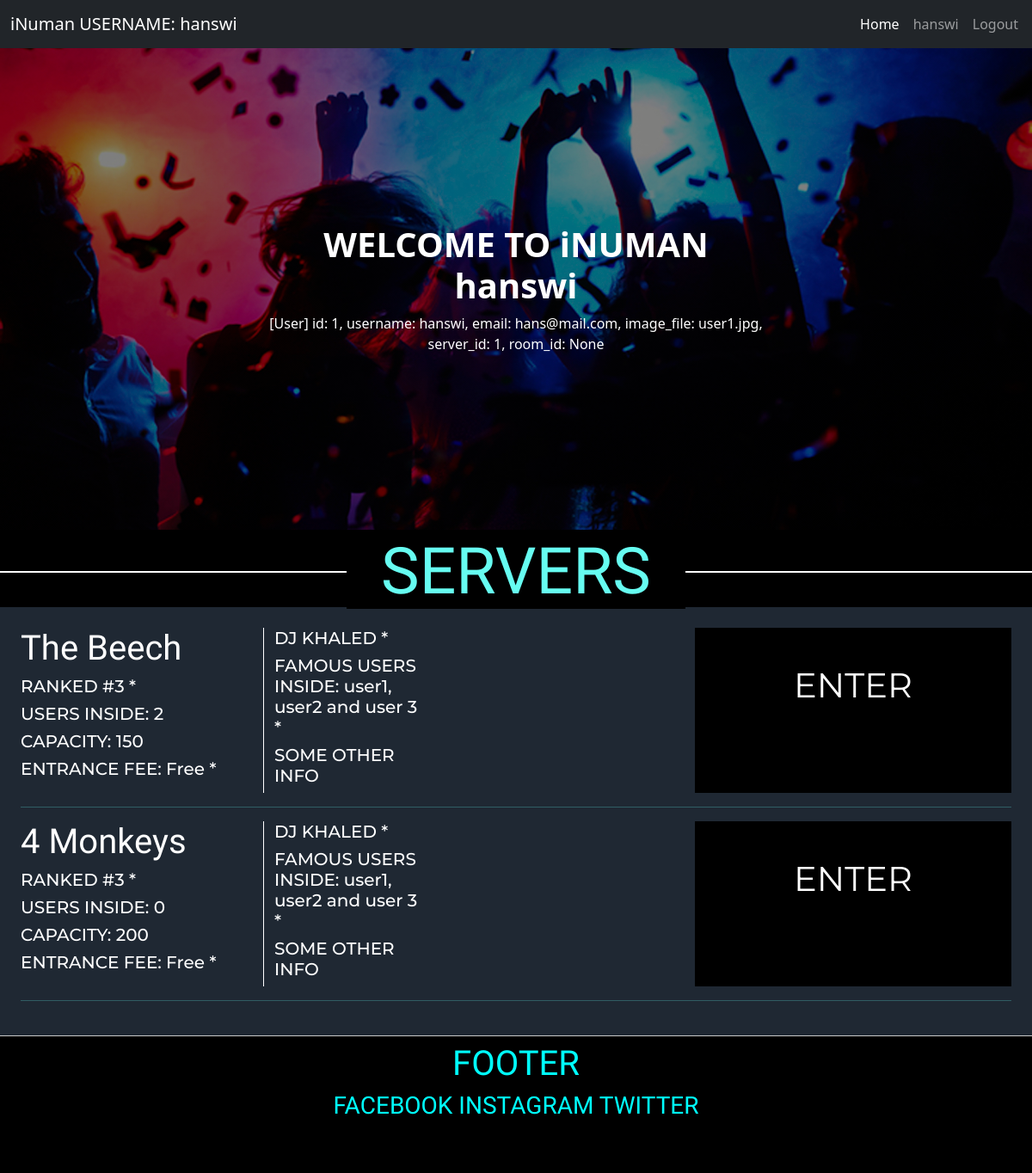
Page / (signed in) on the earlier database version.
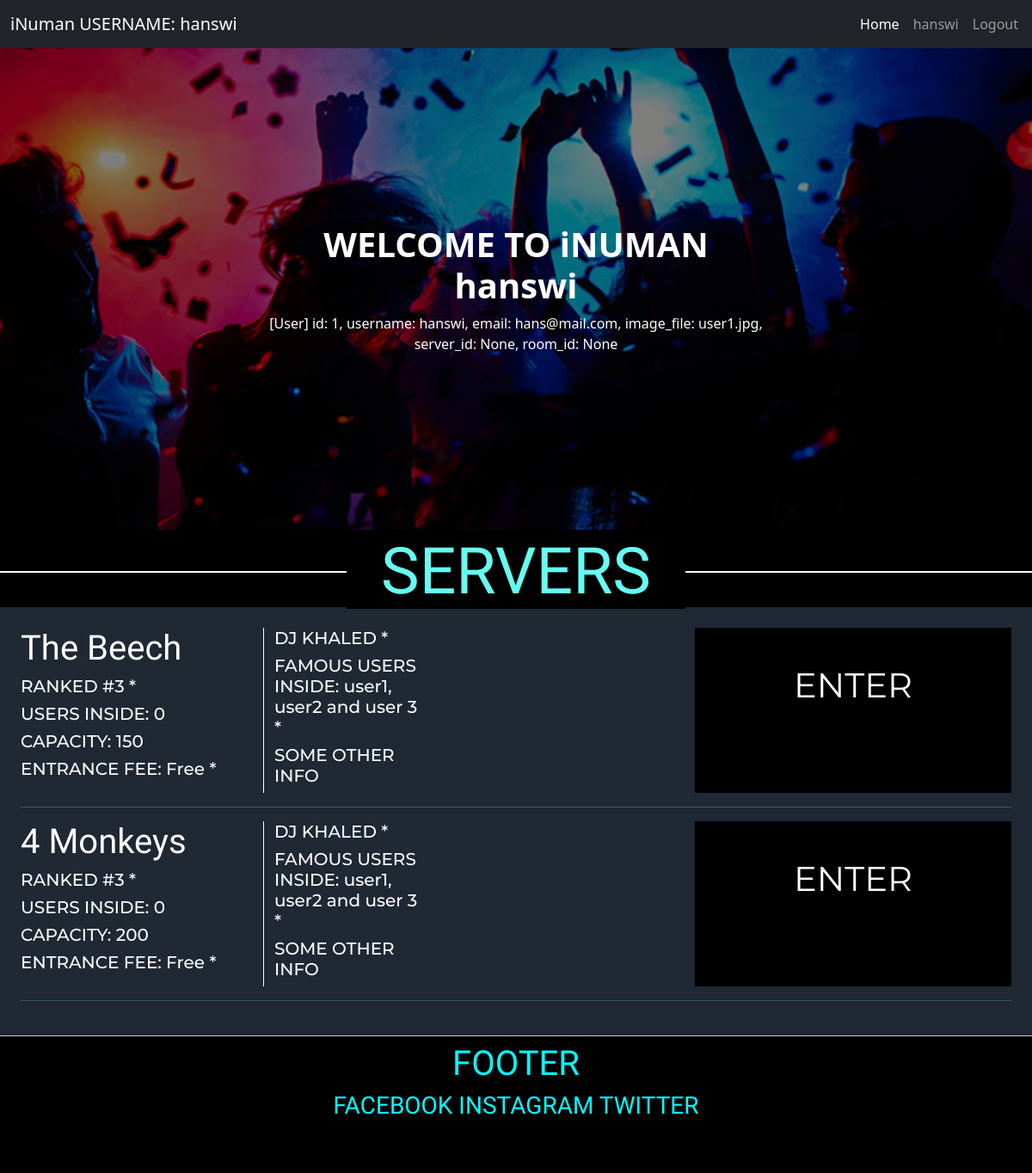
Same page on the later database version.
### package/models.py (models this page shows, shortened)
class User(db.Model, UserMixin):
    id = db.Column(db.Integer, primary_key = True)
    username = db.Column(db.String(20), unique=True, nullable=False)
    email = db.Column(db.String(100), unique=True, nullable=False)
    image_file = db.Column(db.String(20), nullable=False, default='default.jpg')
    password = db.Column(db.String(60), nullable=False)
    server_id = db.Column(db.Integer, db.ForeignKey('app_server.id'), nullable=True)
    room_id = db.Column(db.Integer, db.ForeignKey('app_server_room.id'), nullable=True)
    def __repr__(self):
        return f"""[User]
        id: {self.id},
        username: {self.username},
        email: {self.email},
        image_file: {self.image_file},
        server_id: {self.server_id},
        room_id: {self.room_id}\n\n"""

class AppServer(db.Model):
    id = db.Column(db.Integer, primary_key = True)
    name = db.Column(db.String(20), unique=True, nullable=False)
    capacity = db.Column(db.Integer, nullable=False, default=150)
    created_at = db.Column(db.DateTime, nullable=False, default=datetime.utcnow)
    rooms = db.relationship('AppServerRoom', backref='server', lazy=True)
    clients = db.relationship('User', backref='server', lazy=True)

### package/routes.py (the view)
@app.route('/')
def index():
    servers = AppServer.query.all()
    return render_template('index.html', servers=servers)

### package/models.py (called while the page is built)
@login_manager.user_loader
def load_user(user_id):
    return User.query.get(int(user_id))

### package/templates/index.html (shortened to what this page needs)
{% extends 'layout.html' %}
{% block page_css %}
    <link rel="stylesheet" href="{{ url_for('static', filename='styles/index.css') }}">
{% endblock page_css %}
{% block content %}
    <div class="hero-image">
        <div class="hero-text">
            {% if current_user.is_authenticated %}
            <h1><b>WELCOME TO iNUMAN {{current_user.username}}</b></h1>
            {{current_user}}
            {% else %}
            <h1><b>WELCOME TO iNUMAN</b></h1>
            {% endif %}
        </div>
    </div>
    <section id="servers">
        <h1 class="text-center mt-5 title"><span>SERVERS</span></h1>
        <div class="container-fluid p-4">
            {% for server in servers %}
            <div class="row server-info">
                <div class="col-lg-3">
                    <h1 class="server-name">{{server.name}}</h3>
                    <h5>RANKED #3 *</h5>
                    <h5 id="server-{{server.id}}-user-count">USERS INSIDE: {{server.clients|length}}</h5>
                    <h5>CAPACITY: {{server.capacity}}</h5>
                    <h5>ENTRANCE FEE: Free *</h5>
                </div>
                <div class="col-lg-2" style="border-left: 1px solid white;">
                    <h5>DJ KHALED *</h5>
                    <h5>FAMOUS USERS INSIDE: user1, user2 and user 3 *</h5>
                    <h5>SOME OTHER INFO</h5>
                </div>
                <div class="col-lg-3"></div>
                <div class="col-lg-4 text-center server-buttons">
                    <a href="{{url_for('show_server', server_id=server.id)}}" class="enter-server">
                        ENTER
                    </a>
                </div>
            </div>
            <hr>
            {% endfor %}
        </div>
    </section>
{% endblock content %}

### package/templates/layout.html (shortened to what this page needs)
<!DOCTYPE html>
<html lang="en">
<head>
    <link href="https://cdn.jsdelivr.net/npm/bootstrap@5.1.0/dist/css/bootstrap.min.css" rel="stylesheet">
    <link rel="stylesheet" href="{{ url_for('static', filename='styles/layout.css') }}">
    {% block page_css %}
    {% endblock page_css %}
</head>
<body>
    <nav class="navbar navbar-expand-lg navbar-dark bg-dark">
        <div class="container-fluid">
          {% if current_user.is_authenticated %}
          <a class="navbar-brand" href="{{ url_for('index') }}">iNuman USERNAME: {{ current_user.username }}</a>
          {% else %}
          <a class="navbar-brand" href="{{ url_for('index') }}">iNuman</a>
          {% endif %}
        </div>
        <div class="d-flex">
            <div class="collapse navbar-collapse" id="navbarSupportedContent">
                <ul class="navbar-nav me-2 ms-3 mb-2 mb-lg-0">
                  <li class="nav-item">
                    <a class="nav-link active" aria-current="page" href="{{ url_for('index') }}">Home</a>
                  </li>
                  {% if current_user.is_authenticated %}
                    <li class="nav-item">
                      <a class="nav-link" href="#">{{current_user.username}}</a>
                    </li>
                    <li class="nav-item">
                      <a class="nav-link" href="{{url_for('logout')}}">Logout</a>
                    </li>
                    {% else %}
                    <li class="nav-item">
                      <a class="nav-link" href="{{url_for('login')}}">Login</a>
                    </li>
                    {% endif %}
                </ul>
              </div>
        </div>
      </nav>
    {% block content %}
    {% endblock content %}
    <footer>
      <div class="container mt-2">
        <div class="row text-center">
          <div class="col-lg-12">
            <h1>FOOTER</h1>
          </div>
        </div>
        <div class="row text-center">
          <div class="col-lg-12">
            <h3>FACEBOOK INSTAGRAM TWITTER</h3>
          </div>
        </div>
      </div>
    </footer>
</body>
</html>

### package/static/styles/layout.css (style rules this page uses)
footer { height: 20vh; background-color: black; font-family: 'Josefin Sans', sans-serif; color:aqua; border-top: 1px solid rgb(202, 202, 202); }

### package/static/styles/index.css (style rules this page uses)
body, html { height: 100%; background-color: black; }
.hero-image { background-image: linear-gradient(rgba(0, 0, 0, 0.5), rgba(0, 0, 0, 0.5)), url("/static/images/index_hero.jpg"); height: 70%; background-position: center; background-repeat: no-repeat; background-size: cover; position: relative; }
.hero-text { text-align: center; position: absolute; top: 50%; left: 50%; transform: translate(-50%, -50%); color: white; }
#servers { color: #66FCF1; background-color: black; }
#servers > .container-fluid { background-color: #1F2833; }
.server-info { color: white; font-family: 'Montserrat', sans-serif; }
.server-name { font-family: 'Yeseva One', cursive; }
.server-buttons { margin-top: 0%; }
.server-buttons .enter-server { display: block; height: 100%; width: 100%; background-color: #000000; text-decoration: none; }
.server-buttons .enter-server { padding-top: 10%; font-size: 40px; color:white; }
.title { font-size: 75px; font-family: 'Josefin Sans', sans-serif; border-bottom: 2px solid white; line-height: 0.001em; width: 100%; margin: 10px 0 40px; }
.title span { background-color:black; padding:0 40px; }

Differences in the rows shown:
changed User "hanswi": id+username+email "[User] id: 1, username: hanswi, email: hans@mail.com, image_file: user1.jpg, server_id: 1, room_id: None" → "[User] id: 1, username: hanswi, email: hans@mail.com, image_file: user1.jpg, server_id: None, room_id: None"
computed for AppServer "The Beech": clients|length "2" → "0"
